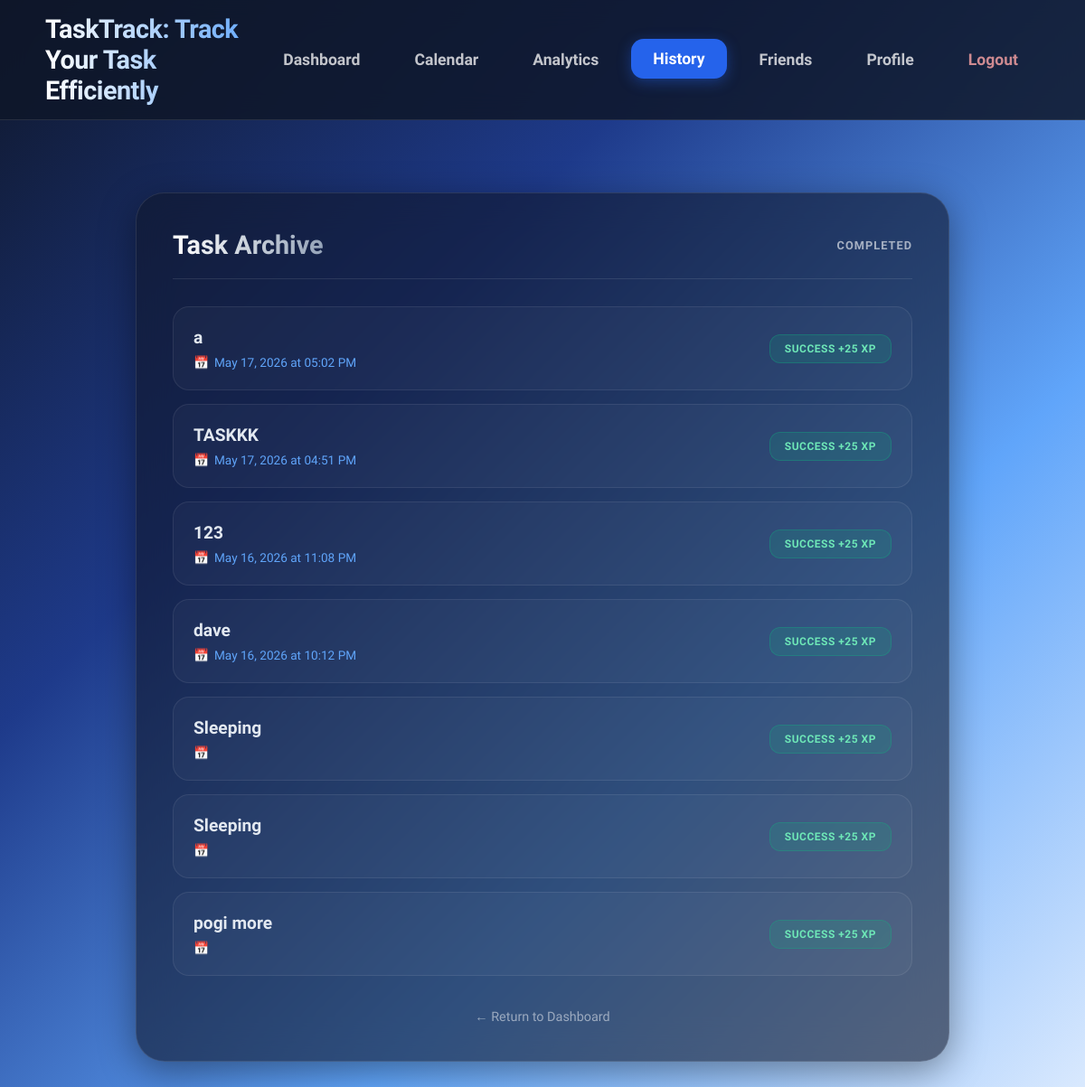
Screenshot of /history (signed in) with the database file from the repository.
### tables this page shows
CREATE TABLE tasks (
                id INTEGER PRIMARY KEY AUTOINCREMENT,
                user_id INTEGER NOT NULL,
                title TEXT NOT NULL,
                description TEXT,
                category TEXT,
                priority TEXT,
                due_date TEXT,
                status TEXT DEFAULT 'pending', completed_at TEXT,
                FOREIGN KEY (user_id) REFERENCES users (id)
            );

### app.py (the view)
@app.route('/history')
def history():
    if 'user_id' not in session: return redirect(url_for('login'))
    conn = get_db_connection()
    tasks = conn.execute('SELECT * FROM tasks WHERE user_id = ? AND status = "completed" ORDER BY completed_at DESC', (session['user_id'],)).fetchall()
    conn.close()
    return render_template('history.html', tasks=tasks)

### app.py (called while the page is built)
def get_db_connection():
    conn = sqlite3.connect(app.config['DATABASE'])
    conn.row_factory = sqlite3.Row
    return conn

### templates/history.html (shortened to what this page needs)
{% extends 'base.html' %}
{% block content %}
<div class="history-container">
    <div class="history-box">
        <div class="history-header">
            <h2>Task Archive</h2>
            <span style="font-size: 0.8rem; font-weight: 700; color: var(--primary); text-transform: uppercase; letter-spacing: 1px; opacity: 0.6;">Completed</span>
        </div>
        <div class="history-list">
            {% for task in tasks %}
            <div class="history-item">
                <div class="task-info">
                    <h4>{{ task.title }}</h4>
                    <p>
                        <span>📅</span>
                        {% if task.completed_at %}
                            {{ task.completed_at }}
                        {% else %}
                            {{ task.created_at }}
                        {% endif %}
                    </p>
                </div>
                <div class="status-badge">SUCCESS +25 XP</div>
            </div>
            {% else %}
            <div class="empty-state">
                <p style="font-size: 1.2rem; margin-bottom: 10px;">The archive is empty.</p>
                <p style="font-size: 0.9rem;">No completed missions found. Time to get to work!</p>
            </div>
            {% endfor %}
        </div>
        <div class="back-link">
            <a href="{{ url_for('dashboard') }}">← Return to Dashboard</a>
        </div>
    </div>
</div>
{% endblock %}

### templates/base.html (style rules this page uses)
* { margin: 0; padding: 0; box-sizing: border-box; font-family: 'Saira', Arial, Helvetica, sans-serif; }
body { min-height: 100vh; background: linear-gradient( 135deg, #0f172a, #1e3a8a, #60a5fa, #dbeafe ); background-attachment: fixed; color: white; }

### templates/history.html (style rules this page uses)
.history-container { display: flex; justify-content: center; align-items: flex-start; width: 100%; min-height: calc(100vh - 150px); padding-top: 40px; }
.history-box { width: 100%; max-width: 900px; padding: 40px; border-radius: 32px; background: rgba(15, 23, 42, 0.6); backdrop-filter: blur(20px); -webkit-backdrop-filter: blur(20px); border: 1px solid rgba(255, 255, 255, 0.1); color: white; box-shadow: 0 10px 40px rgba(0, 0, 0, 0.4); }
.history-header { display: flex; justify-content: space-between; align-items: center; margin-bottom: 30px; border-bottom: 1px solid rgba(255, 255, 255, 0.1); padding-bottom: 20px; }
.history-header h2 { font-size: 1.8rem; font-weight: 800; background: linear-gradient(to right, #fff, #94a3b8); -webkit-background-clip: text; -webkit-text-fill-color: transparent; }
.history-list { display: flex; flex-direction: column; gap: 15px; }
.history-item { background: rgba(255, 255, 255, 0.03); border: 1px solid rgba(255, 255, 255, 0.08); padding: 22px; border-radius: 18px; display: flex; justify-content: space-between; align-items: center; transition: all 0.3s ease; }
.task-info h4 { margin: 0; font-size: 1.2rem; font-weight: 600; color: #e2e8f0; }
.task-info p { margin: 8px 0 0; font-size: 0.85rem; color: #60a5fa; display: flex; align-items: center; gap: 6px; }
.status-badge { background: rgba(16, 185, 129, 0.15); color: #6ee7b7; padding: 8px 16px; border: 1px solid rgba(16, 185, 129, 0.3); border-radius: 12px; font-size: 0.75rem; font-weight: 800; text-transform: uppercase; letter-spacing: 0.5px; }
.back-link { margin-top: 35px; text-align: center; }
.back-link a { color: rgba(255, 255, 255, 0.5); text-decoration: none; font-size: 0.9rem; transition: color 0.3s; font-weight: 500; }

### rows the page displays
tasks: title "a", completed_at "May 17, 2026 at 05:02 PM"
tasks: title "TASKKK", completed_at "May 17, 2026 at 04:51 PM"
tasks: title "123", completed_at "May 16, 2026 at 11:08 PM"
tasks: title "dave", completed_at "May 16, 2026 at 10:12 PM"
tasks: title "Sleeping"
tasks: title "Sleeping"
tasks: title "pogi more"
